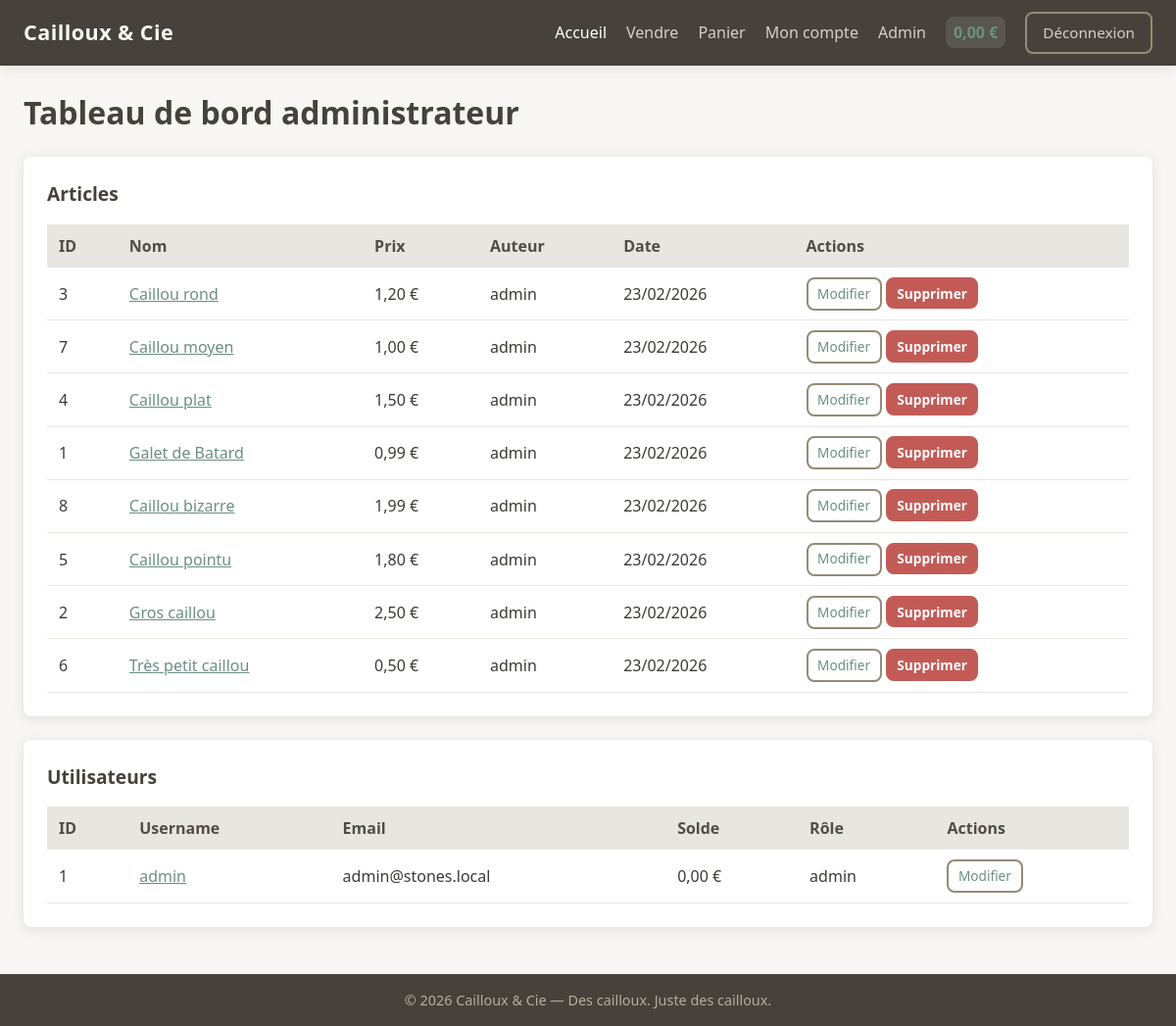
Page /admin/index.php (signed in) on the earlier database version.
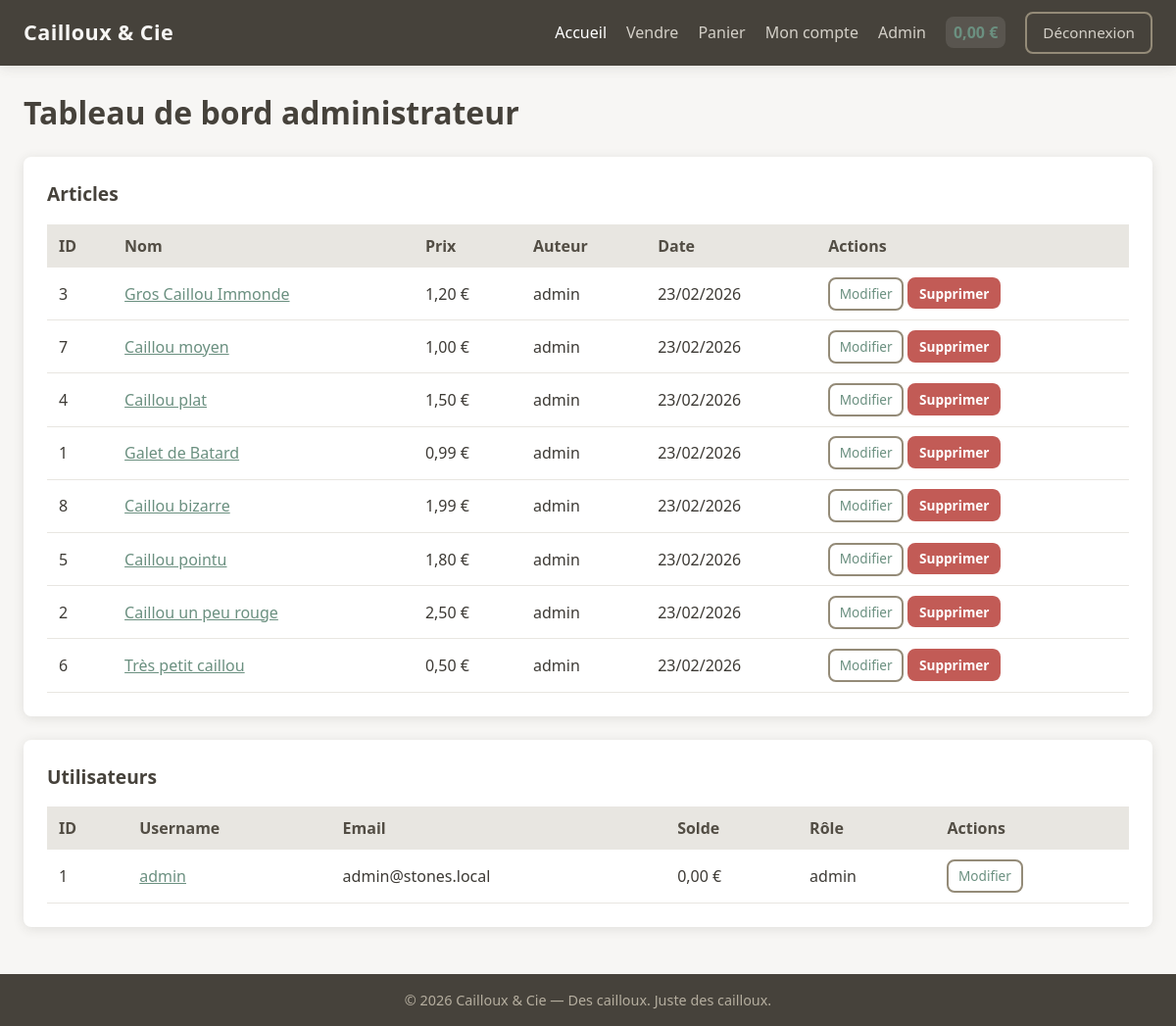
Same page on the later database version.
### tables this page shows
CREATE TABLE IF NOT EXISTS `article` (
  `id` INT UNSIGNED NOT NULL AUTO_INCREMENT,
  `name` VARCHAR(255) NOT NULL,
  `description` TEXT NOT NULL,
  `price` DECIMAL(10,2) NOT NULL,
  `publication_date` DATETIME NOT NULL DEFAULT CURRENT_TIMESTAMP,
  `author_id` INT UNSIGNED NOT NULL,
  `image_link` VARCHAR(255) DEFAULT NULL,
  PRIMARY KEY (`id`),
  KEY `author_id` (`author_id`),
  KEY `publication_date` (`publication_date`),
  CONSTRAINT `article_author_fk` FOREIGN KEY (`author_id`) REFERENCES `user` (`id`) ON DELETE CASCADE
);

CREATE TABLE IF NOT EXISTS `user` (
  `id` INT UNSIGNED NOT NULL AUTO_INCREMENT,
  `username` VARCHAR(80) NOT NULL,
  `password` VARCHAR(255) NOT NULL,
  `email` VARCHAR(255) NOT NULL,
  `balance` DECIMAL(10,2) NOT NULL DEFAULT 0.00,
  `profile_photo` VARCHAR(255) DEFAULT NULL,
  `role` ENUM('user', 'admin') NOT NULL DEFAULT 'user',
  `created_at` DATETIME NOT NULL DEFAULT CURRENT_TIMESTAMP,
  PRIMARY KEY (`id`),
  UNIQUE KEY `username` (`username`),
  UNIQUE KEY `email` (`email`)
);

### admin/index.php (the view, shortened to what this page needs)
<?php
require_once __DIR__ . '/../includes/init.php';
require_once __DIR__ . '/../includes/header.php';
$articles = [];
$result = $mysqli->query("
    SELECT a.id, a.name, a.price, a.publication_date, u.username
    FROM article a
    JOIN user u ON u.id = a.author_id
    ORDER BY a.publication_date DESC
");
if ($result) $articles = $result->fetch_all(MYSQLI_ASSOC);
$users = [];
$result = $mysqli->query("SELECT id, username, email, balance, role FROM user ORDER BY id");
if ($result) $users = $result->fetch_all(MYSQLI_ASSOC);
?>
<div class="page-admin">
    <h1>Tableau de bord administrateur</h1>
    <section class="admin-section">
        <h2>Articles</h2>
        <table class="admin-table">
            <thead>
                <tr>
                    <th>ID</th>
                    <th>Nom</th>
                    <th>Prix</th>
                    <th>Auteur</th>
                    <th>Date</th>
                    <th>Actions</th>
                </tr>
            </thead>
            <tbody>
                <?php foreach ($articles as $a): ?>
                    <tr>
                        <td><?= (int)$a['id'] ?></td>
                        <td><a href="<?= BASE ?>/detail.php?id=<?= (int)$a['id'] ?>"><?= htmlspecialchars($a['name']) ?></a></td>
                        <td><?= number_format($a['price'], 2, ',', ' ') ?> €</td>
                        <td><?= htmlspecialchars($a['username']) ?></td>
                        <td><?= date('d/m/Y', strtotime($a['publication_date'])) ?></td>
                        <td>
                            <a href="<?= BASE ?>/edit.php?id=<?= (int)$a['id'] ?>" class="btn btn-sm btn-outline">Modifier</a>
                            <form method="post" action="<?= BASE ?>/admin/delete_article.php" style="display:inline;" onsubmit="return confirm('Supprimer cet article ?');">
                                <button type="submit" class="btn btn-sm btn-danger">Supprimer</button>
                            </form>
                        </td>
                    </tr>
                <?php endforeach; ?>
            </tbody>
        </table>
    </section>
    <section class="admin-section">
        <h2>Utilisateurs</h2>
        <table class="admin-table">
            <thead>
                <tr>
                    <th>ID</th>
                    <th>Username</th>
                    <th>Email</th>
                    <th>Solde</th>
                    <th>Rôle</th>
                    <th>Actions</th>
                </tr>
            </thead>
            <tbody>
                <?php foreach ($users as $u): ?>
                    <tr>
                        <td><?= (int)$u['id'] ?></td>
                        <td><a href="<?= BASE ?>/account.php?user=<?= (int)$u['id'] ?>"><?= htmlspecialchars($u['username']) ?></a></td>
                        <td><?= htmlspecialchars($u['email']) ?></td>
                        <td><?= number_format($u['balance'], 2, ',', ' ') ?> €</td>
                        <td><?= htmlspecialchars($u['role']) ?></td>
                        <td>
                            <a href="<?= BASE ?>/admin/edit_user.php?id=<?= (int)$u['id'] ?>" class="btn btn-sm btn-outline">Modifier</a>
                        </td>
                    </tr>
                <?php endforeach; ?>
            </tbody>
        </table>
    </section>
</div>
<?php require_once __DIR__ . '/../includes/footer.php'; ?>

Differences in the rows shown:
changed article id 3: name "Caillou rond" → "Gros Caillou Immonde"
changed article id 2: name "Gros caillou" → "Caillou un peu rouge"
